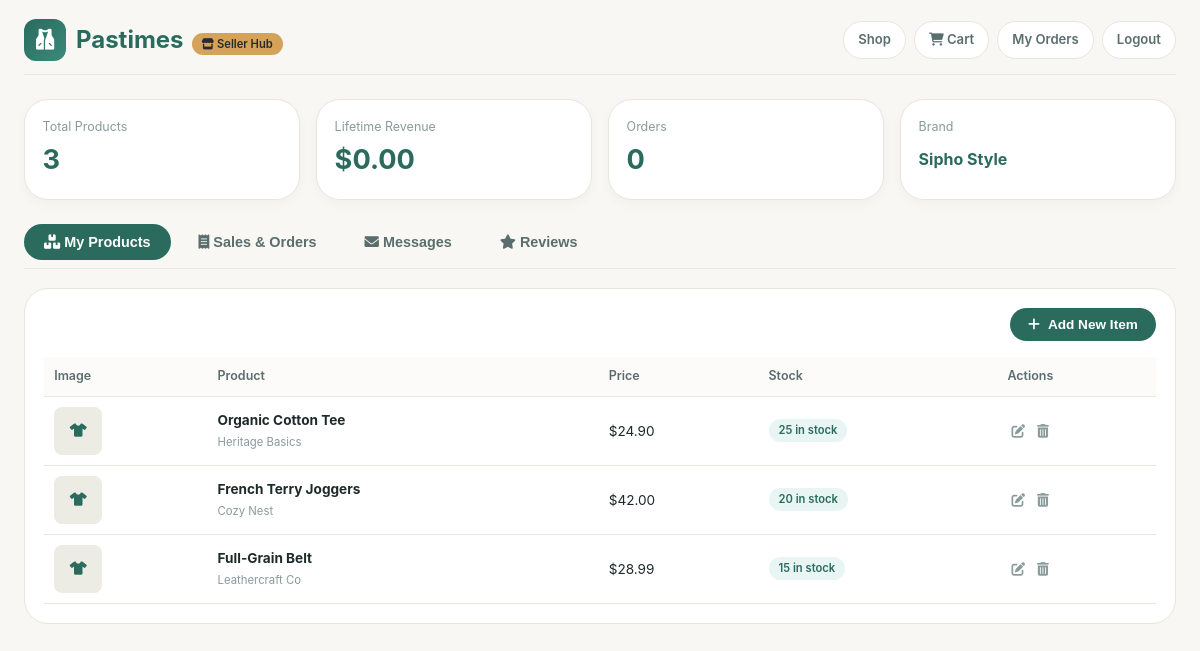
The page /pages/sellers_hub.php (signed in) on the database its author committed.
### tables this page shows
CREATE TABLE `tblseller` (
  `seller_id` int(11) NOT NULL,
  `user_id` int(11) DEFAULT NULL,
  `brand_name` varchar(100) DEFAULT NULL,
  `description` text,
  `phone` varchar(30) DEFAULT NULL,
  `approval_status` varchar(20) DEFAULT 'pending',
  `approved_date` datetime DEFAULT NULL,
  `created_date` timestamp NULL DEFAULT current_timestamp()
);

CREATE TABLE `tblclothes` (
  `product_id` int(11) NOT NULL COMMENT 'AUTO_INCREMENT',
  `user_id` int(11) NOT NULL,
  `seller_id` int(11) DEFAULT NULL,
  `name` varchar(100) NOT NULL,
  `description` text NOT NULL,
  `price` decimal(10,2) NOT NULL,
  `image` varchar(255) NOT NULL DEFAULT 'placeholder-clothing.jpg',
  `brand` varchar(100) DEFAULT NULL,
  `stock` int(11) DEFAULT 0,
  `is_deleted` tinyint(1) NOT NULL DEFAULT 0,
  `created_at` timestamp NULL DEFAULT current_timestamp()
);

### pages/sellers_hub.php (the view, shortened to what this page needs)
<?php
require_once __DIR__ . "/../config/DBConn.php";
$user_id = $_SESSION["user_id"];
$seller_id = null;
$seller_brand = null;
$sellerStmt = mysqli_prepare($conn,
    "SELECT seller_id, approval_status, brand_name FROM tblseller WHERE user_id = ?"
);
if ($sellerStmt) {
    mysqli_stmt_bind_param($sellerStmt, "i", $user_id);
    mysqli_stmt_execute($sellerStmt);
    $sellerRow = mysqli_fetch_assoc(mysqli_stmt_get_result($sellerStmt));
    if ($sellerRow) {
        $seller_id = $sellerRow["seller_id"];
        $seller_brand = $sellerRow["brand_name"];
    }
}
mysqli_query($conn, "CREATE TABLE IF NOT EXISTS tblmessage (
    message_id  INT AUTO_INCREMENT PRIMARY KEY,
    sender_id   INT NOT NULL,
    sender_name VARCHAR(100),
    receiver_id INT NOT NULL,
    message     TEXT NOT NULL,
    is_read     TINYINT(1) DEFAULT 0,
    created_at  TIMESTAMP DEFAULT CURRENT_TIMESTAMP
)");
$products = [];
if ($seller_id) {
    $pStmt = mysqli_prepare($conn,
        "SELECT product_id, name, brand, description, price, stock, image, created_at
         FROM tblclothes
         WHERE seller_id = ?
           AND is_deleted = 0
         ORDER BY created_at DESC"
    );
    if ($pStmt) {
        mysqli_stmt_bind_param($pStmt, "i", $seller_id);
        mysqli_stmt_execute($pStmt);
        $pResult = mysqli_stmt_get_result($pStmt);
        while ($row = mysqli_fetch_assoc($pResult)) $products[] = $row;
    }
}
$orderCount = 0; $totalRevenue = 0.0;
$oSummary = mysqli_prepare($conn,
    "SELECT COUNT(DISTINCT ol.order_id) AS orders, COALESCE(SUM(ol.quantity * ol.unit_price),0) AS revenue
     FROM tblorderline ol
     JOIN tblclothes c ON ol.product_id = c.product_id
     WHERE c.seller_id = ?"
);
if ($oSummary) {
    mysqli_stmt_bind_param($oSummary, "i", $seller_id);
    mysqli_stmt_execute($oSummary);
    $oRow = mysqli_fetch_assoc(mysqli_stmt_get_result($oSummary));
    $orderCount   = (int)($oRow["orders"] ?? 0);
    $totalRevenue = (float)($oRow["revenue"] ?? 0);
}
?>
<!DOCTYPE html>
<html lang="en">
<head>
  <link rel="stylesheet" href="https://cdnjs.cloudflare.com/ajax/libs/font-awesome/6.0.0-beta3/css/all.min.css">
</head>
<body>
<div class="wrap">
  <header class="hdr">
    <a class="logo" href="shop.php">
      <div class="logo-ico"><i class="fas fa-vest"></i></div>
      <div><span class="logo-txt">Pastimes</span><span class="badge badge-gold"><i class="fas fa-store"></i> Seller Hub</span></div>
    </a>
    <nav class="nav">
      <a href="shop.php">Shop</a>
      <a href="checkout.php"><i class="fas fa-shopping-cart"></i> Cart</a>
      <a href="my_orders.php">My Orders</a>
      <a href="logout.php">Logout</a>
    </nav>
  </header>
  <div class="stats">
    <div class="stat"><div class="stat-lbl">Total Products</div><div class="stat-val"><?php echo count($products); ?></div></div>
    <div class="stat"><div class="stat-lbl">Lifetime Revenue</div><div class="stat-val">$<?php echo number_format($totalRevenue, 2); ?></div></div>
    <div class="stat"><div class="stat-lbl">Orders</div><div class="stat-val"><?php echo $orderCount; ?></div></div>
    <div class="stat"><div class="stat-lbl">Brand</div><div class="stat-val" style="font-size:1rem;padding-top:.4rem"><?php echo htmlspecialchars($seller_brand ?? "—"); ?></div></div>
  </div>
  <div class="tabs">
    <button class="tab active" data-tab="products"><i class="fas fa-boxes"></i> My Products</button>
    <button class="tab" data-tab="orders"><i class="fas fa-receipt"></i> Sales & Orders</button>
    <button class="tab" data-tab="messages">
      <i class="fas fa-envelope"></i> Messages
    </button>
    <button class="tab" data-tab="reviews"><i class="fas fa-star"></i> Reviews</button>
  </div>
  <div id="tab-products" class="panel">
    <div class="bar">
      <button class="btn btn-primary" id="btnAdd"><i class="fas fa-plus"></i> Add New Item</button>
    </div>
    <?php if (count($products) === 0): ?>
      <div class="empty"><i class="fas fa-tshirt"></i>No products yet. Add your first listing.</div>
    <?php else: ?>
    <table>
      <thead><tr><th>Image</th><th>Product</th><th>Price</th><th>Stock</th><th>Actions</th></tr></thead>
      <tbody>
        <?php foreach ($products as $p):
          $hasImg = !empty($p["image"]) && $p["image"] !== "placeholder-clothing.jpg"
                    && file_exists(__DIR__ . "/../uploads/" . $p["image"]);
        ?>
        <tr>
          <td>
            <div class="prod-thumb">
              <?php if ($hasImg): ?>
                <img src="../uploads/<?php echo htmlspecialchars($p["image"]); ?>" alt="">
              <?php else: ?>
                <div style="width:48px;height:48px;display:flex;align-items:center;justify-content:center;background:#edece4;border-radius:8px;color:var(--green)"><i class="fas fa-tshirt"></i></div>
              <?php endif; ?>
            </div>
          </td>
          <td>
            <strong><?php echo htmlspecialchars($p["name"]); ?></strong><br>
            <small style="color:var(--muted)"><?php echo htmlspecialchars($p["brand"] ?? ""); ?></small>
          </td>
          <td>$<?php echo number_format((float)$p["price"], 2); ?></td>
          <td>
            <span class="sbadge <?php echo (int)$p["stock"] === 0 ? 'out' : ''; ?>">
              <?php echo (int)$p["stock"] > 0 ? (int)$p["stock"] . ' in stock' : 'Out of stock'; ?>
            </span>
          </td>
          <td class="act">
            <i class="fas fa-edit" data-id="<?php echo (int)$p["product_id"]; ?>"
               data-name="<?php echo htmlspecialchars($p["name"], ENT_QUOTES); ?>"
               data-brand="<?php echo htmlspecialchars($p["brand"] ?? "", ENT_QUOTES); ?>"
               data-desc="<?php echo htmlspecialchars($p["description"] ?? "", ENT_QUOTES); ?>"
               data-price="<?php echo (float)$p["price"]; ?>"
               data-stock="<?php echo (int)$p["stock"]; ?>"
               title="Edit"></i>
            <a href="sellers_hub.php?delete=<?php echo (int)$p["product_id"]; ?>"
               onclick="return confirm('Delete this product?')" style="color:var(--muted)">
              <i class="fas fa-trash-alt" title="Delete"></i>
            </a>
          </td>
        </tr>
        <?php endforeach; ?>
      </tbody>
    </table>
    <?php endif; ?>
  </div>
</div>
</body>
</html>

### pages/sellers_hub.php (style rules this page uses)
* { margin:0;padding:0;box-sizing:border-box }
:root { --bg:#f9f7f4;--white:#fff;--text:#1e2a2a;--muted:#8a9b9b;--sec:#5a6e6e; --green:#2a6b5e;--dark:#1e5247;--rust:#c26743;--gold:#d4a259; --border:#e8e6e1;--sm:0 4px 12px rgba(0,0,0,.03);--md:0 8px 24px rgba(0,0,0,.06); --lg:24px;--md-r:16px;--sm-r:12px }
body { font-family:-apple-system,BlinkMacSystemFont,'Segoe UI',Roboto,sans-serif;background:var(--bg);color:var(--text);line-height:1.5 }
.wrap { max-width:1400px;margin:0 auto;padding:1.2rem 1.5rem 2rem }
.hdr { display:flex;flex-wrap:wrap;align-items:center;justify-content:space-between;gap:1rem;margin-bottom:1.5rem;padding-bottom:.8rem;border-bottom:1px solid var(--border) }
.logo { display:flex;align-items:center;gap:10px;text-decoration:none }
.logo-ico { width:42px;height:42px;background:linear-gradient(135deg,var(--green),#3a8a7a);border-radius:12px;display:flex;align-items:center;justify-content:center;color:#fff;font-size:1.3rem }
.logo-txt { font-size:1.5rem;font-weight:700;color:var(--green) }
.badge { background:#eef3f1;color:var(--green);font-size:.7rem;font-weight:600;padding:4px 10px;border-radius:30px;margin-left:8px }
.badge-gold { background:var(--gold);color:#2a2a2a }
.nav { display:flex;gap:8px;flex-wrap:wrap }
.nav a { text-decoration:none;padding:8px 14px;border-radius:40px;font-size:.82rem;font-weight:600;border:1px solid var(--border);color:var(--sec);background:#fff;transition:.2s }
.stats { display:grid;grid-template-columns:repeat(auto-fit,minmax(180px,1fr));gap:1rem;margin-bottom:1.5rem }
.stat { background:var(--white);border:1px solid var(--border);border-radius:var(--lg);padding:1.1rem;box-shadow:var(--sm) }
.stat-lbl { font-size:.78rem;color:var(--muted);margin-bottom:4px }
.stat-val { font-size:1.7rem;font-weight:700;color:var(--green) }
.tabs { display:flex;gap:8px;margin-bottom:1.2rem;border-bottom:1px solid var(--border);padding-bottom:.5rem }
.tab { background:none;border:none;padding:10px 20px;font-weight:600;font-size:.9rem;color:var(--sec);cursor:pointer;border-radius:40px;transition:.2s }
.tab.active { background:var(--green);color:#fff }
.panel { background:var(--white);border:1px solid var(--border);border-radius:var(--lg);padding:1.2rem;overflow-x:auto }
.bar { display:flex;justify-content:flex-end;margin-bottom:1rem }
.btn { display:inline-flex;align-items:center;gap:8px;padding:9px 18px;border-radius:40px;font-weight:600;font-size:.85rem;cursor:pointer;border:1px solid transparent;transition:.2s }
.btn-primary { background:var(--green);color:#fff;border:none }
table { width:100%;border-collapse:collapse }
th,td { padding:10px;text-align:left;border-bottom:1px solid var(--border);font-size:.85rem;vertical-align:middle }
th { font-weight:600;color:var(--sec);font-size:.78rem;background:#fcfbf9 }
.prod-thumb { width:48px;height:48px;border-radius:var(--sm-r);object-fit:cover;background:#edece4;display:flex;align-items:center;justify-content:center;color:var(--green) }
.sbadge { display:inline-block;padding:3px 10px;border-radius:30px;font-size:.7rem;font-weight:600;background:#e8f5f2;color:var(--green) }
.act i { margin:0 4px;cursor:pointer;color:var(--muted);transition:.2s }

### rows shown on the page
tblseller: brand_name "Sipho Style"
tblclothes: name "Organic Cotton Tee", brand "Heritage Basics", price "24.90", stock "25"
tblclothes: name "French Terry Joggers", brand "Cozy Nest", price "42.00", stock "20"
tblclothes: name "Full-Grain Belt", brand "Leathercraft Co", price "28.99", stock "15"

### other values the page prints
count($products) "3"
$totalRevenue "0.00"
$orderCount "0"
